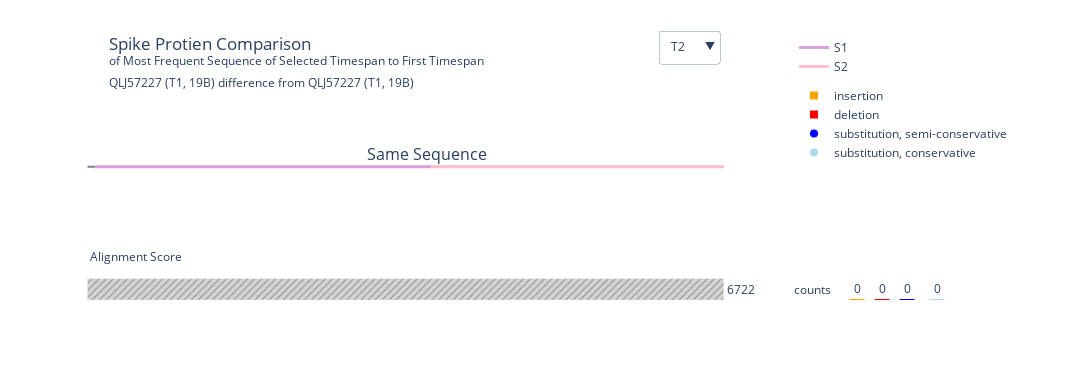

The notebook cell saved with this chart:
### Code cell
plot_alignment_plotly(top_count_clade_per_timespan_df, save = True, debug = False)
